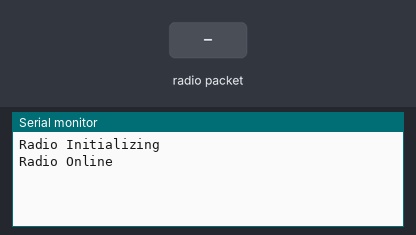
The sketch below on a simulated Arduino Uno, built with avr-gcc and run on an emulated ATmega328P. Parts: the last lines printed to the serial monitor. The inputs (shaded band) are chosen by the test bench. No radio packets arrive unless stated.

Above: at 1.2 s.
1.3 s: radio packet "1" arrives
At 2.0 s:
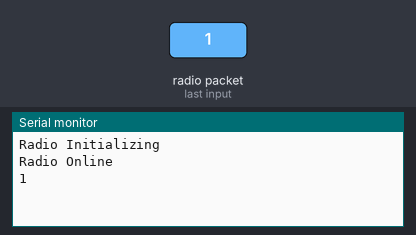
2.8 s: radio packet "0" arrives
At 3.1 s:
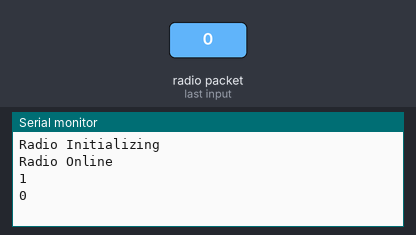
4.3 s: radio packet "2" arrives
At 5.5 s:
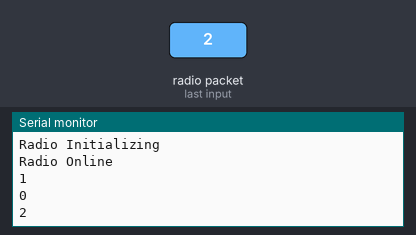

The sketch:

ECE.ino
```cpp
#include <SPI.h>
#include <RH_RF95.h>

#define RFM95_CS 8
#define RFM95_RST 4
#define RFM95_INT 3

RH_RF95 rf95(RFM95_CS, RFM95_INT);

void setup() {
  Serial.begin(9600);
  while (!Serial) ;

  Serial.println("Radio Initializing");

  while(!rf95.init()) {
    rf95.init();
    Serial.println("Init Failed");
    delay(1000);
  }

  rf95.setFrequency(915.0);  // Adjust frequency as needed

  Serial.println("Radio Online");
}

void loop() {
  if (rf95.available()) {
    // Should be a message for us now
    uint8_t buf[RH_RF95_MAX_MESSAGE_LEN];
    uint8_t len = sizeof(buf);
    memset(buf,0,sizeof(buf));
    if (rf95.recv(buf, &len)) {
      Serial.println((char*)buf);
    } else {
      Serial.println("Receive failed");
    }
  }
}
```

Measured:
- after the input at 1.3 s, the serial monitor: prints a new line at once (image 1)
- after the input at 2.8 s, the serial monitor: prints a new line at once (image 2)
- after the input at 4.3 s, the serial monitor: prints a new line at once (image 3)
